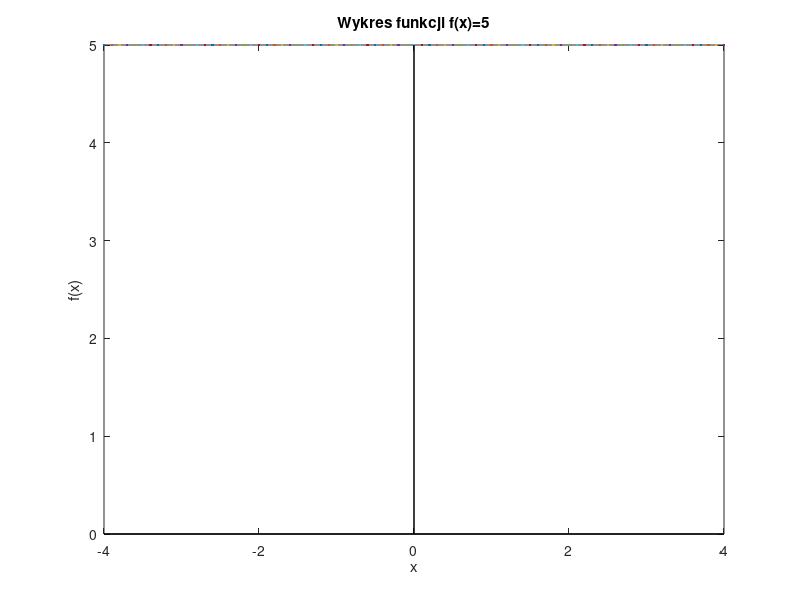

This figure's MATLAB source:
%skrypt rysuje wykres wybranej funkcji na przedziale[-4,4]
clear
wzor=input("podaj wzór funkcji f zmiennej x: ","s")
wzor = strrep(wzor, ".^", "^");
wzor1 = wzor;
wzor1 = strrep(wzor, "*", "·");
wzor = strrep(wzor, "^", ".^");

x=[-4:0.1:4];
y=eval(wzor);

h=figure;
set(h,'visible','off');
plot(x,y); %kreslenie wykresu y=f(x)
title(sprintf("Wykres funkcji f(x)=%s", wzor1));
line(xlim, zeros(2), "linestyle", "-", "color", "black");
line(zeros(2), ylim, "linestyle", "-", "color", "black");
xlabel("x");
ylabel("f(x)");
print(h, "-dpng", "output.png")
%pause()